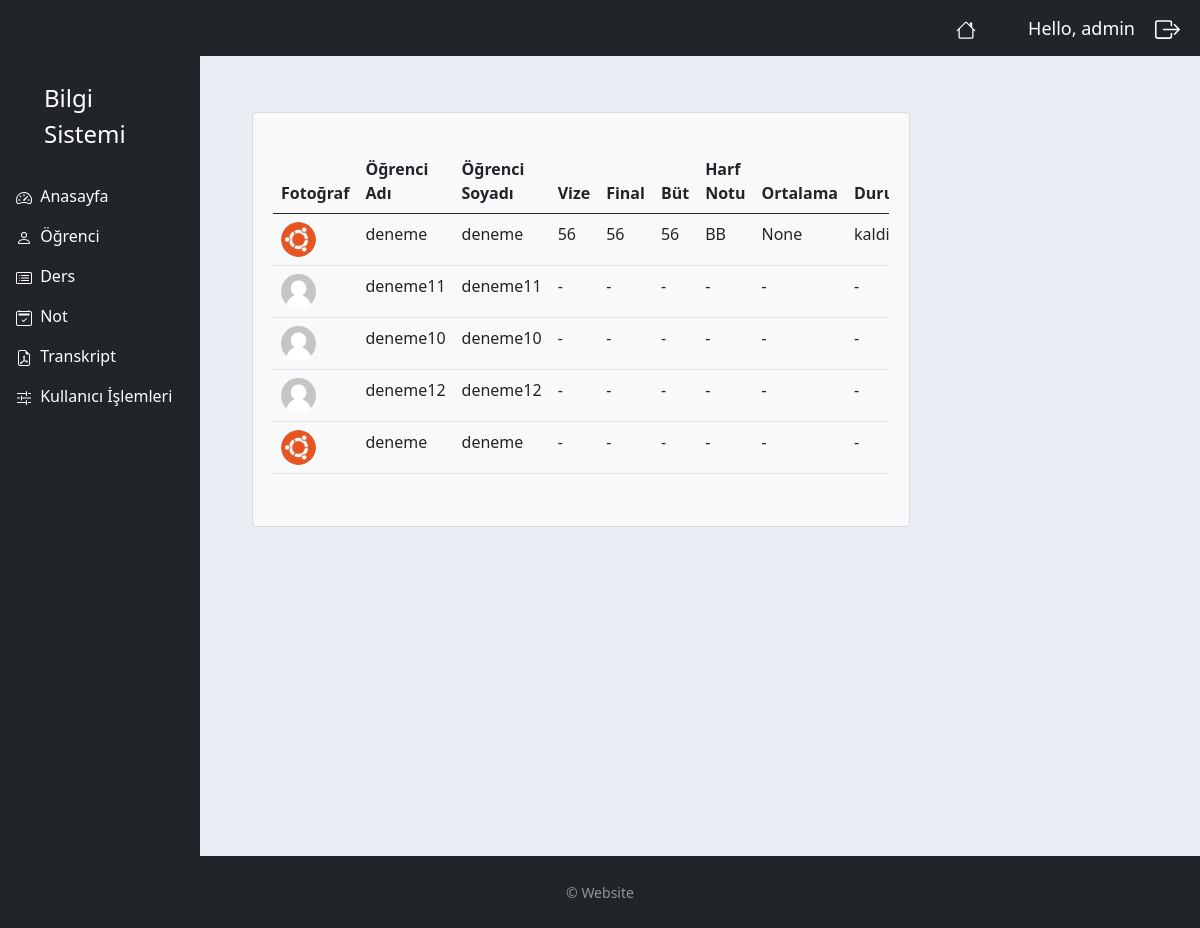
Screenshot of /lesson_period/9/ (signed in) with the database file from the repository.
### myapp/models.py (models this page shows, shortened)
class Notes(models.Model):
    STATUS1 = (
        ('gecti', 'Geçti'),
        ('kaldi', 'Kaldı'),
    )
    STATUS2 = (
        ('AA', 'AA'),
        ('BA', 'BA'),
        ('BB', 'BB'),
        ('CB', 'CB'),
        ('CC', 'CC'),
        ('DC', 'DC'),
        ('DD', 'DD'),
        ('FD', 'FD'),
        ('FF', 'FF'),
    )
    lesson = models.ForeignKey(Lesson, null=True, on_delete=models.SET_NULL)
    student = models.ForeignKey(Student, null=True, on_delete=models.SET_NULL)
    vise = models.IntegerField(null=True, blank=True)
    final = models.IntegerField(null=True, blank=True)
    mkexam = models.IntegerField(null=True, blank=True)
    lettergrade = models.CharField(max_length=2, null=True, choices=STATUS2)
    ort = models.IntegerField(blank=True, null=True)
    status = models.CharField(max_length=5, null=True, choices=STATUS1)

class Student(models.Model):
    user =models.OneToOneField(User, blank=True, null=True, on_delete=models.CASCADE)
    name = models.CharField(max_length=50, null=True)
    surname = models.CharField(max_length=50, null=True)
    num = models.IntegerField(null=True, blank=True)
    grade = models.IntegerField(null=True, blank=True)
    profile_pic = models.ImageField(default="user.jpeg", null=True, blank=True)
    department = models.ManyToManyField(Department)

### myapp/decorators.py (the view)
        def wrapper_func(request, *args, **kwargs):
            group =None
            if request.user.groups.exists():
                group = request.user.groups.all()[0].name
            if group in allowed_roles:
                return view_func(request, *args, **kwargs)
            else:
                return HttpResponse('You are not authorized to view this page')

### myapp/views.py (called while the page is built)
@login_required(login_url='login')
@allowed_users(allowed_roles=['admin'])
def lessonPeriod(request, pk):
    lesson = Lesson.objects.get(id=pk)
    lessons = lesson.student.all()
    notes = lesson.notes_set.all()
    notess = Notes.objects.all()
    myFilter = NotesFilter(request.GET, queryset=notess)
    notess = myFilter.qs
    context = {
        'lessons':lessons,
        'lesson':lesson,
        'notes':notes,
        'notess':notess,
    }
    return render(request, 'accounts/lesson_period.html', context)

### myapp/templates/accounts/lesson_period.html (shortened to what this page needs)
{% extends 'accounts/main.html' %}
{% load static %}
{% block content %}
    <br>
<div class="container-fluid">
    <div class="row">
        <div class="col-md-9">
          <div class="card bg-light ms-3 me-3 mb-3">
          {% if lessons %}
                <div class="card-body m-1">
                    <p class="card-text">
                        <div class="table-responsive">
                            <table class="table table-hover">
                                <thead>
                                    <tr>
                                        <th scope="col">Fotoğraf</th>
                                        <th scope="col">Öğrenci Adı</th>
                                        <th scope="col">Öğrenci Soyadı</th>
                                        <th scope="col">Vize</th>
                                        <th scope="col">Final</th>
                                        <th scope="col">Büt</th>
                                        <th scope="col">Harf Notu</th>
                                        <th scope="col">Ortalama</th>
                                        <th scope="col">Durum</th>
                                    </tr>
                                </thead>
                                <tbody>
                                {% if lessons %}
                                    {% if notes %}
                                        {% for note in notes %}
                                           <tr>
                                                <td><img class="profile-pic1" src="{{ note.student.profile_pic.url }}"></td>
                                                <td>{{ note.student.name }}</td>
                                                <td>{{ note.student.surname }}</td>
                                                <td>{{ note.vise }}</td>
                                                <td>{{ note.final }}</td>
                                                <td>{{ note.mkexam }}</td>
                                                <td>{{ note.lettergrade }}</td>
                                                <td>{{ note.ort }}</td>
                                                <td>{{ note.status }}</td>
                                            </tr>
                                        {% endfor %}
                                        {% for lesson in lessons %}
                                            <tr>
                                                <td><img class="profile-pic1" src="{{ lesson.profile_pic.url }}"></td>
                                                <td>{{ lesson.name }}</td>
                                                <td>{{ lesson.surname }}</td>
                                                <td>-</td>
                                                <td>-</td>
                                                <td>-</td>
                                                <td>-</td>
                                                <td>-</td>
                                                <td>-</td>
                                            </tr>
                                        {% endfor %}
                                    {% endif %}
                                {% endif %}
                                </tbody>
                            </table>
                        </div>
                    </p>
                </div>
            </div>
                {% else %}
                    <p></p>
                    <h5 class="alert alert-primary ms-4 me-4">Öğrenci Kaydı Yok</h5>
                {% endif %}
        </div>
    </div>
</div>
{% endblock content %}

### myapp/templates/accounts/navbar.html (shortened to what this page needs)
{% load static %}
<nav class="navbar navbar-expand-lg navbar-dark bg-dark">
    <span><a href="/" class="nav-link text-white align-middle px-5">
          </a>
    </span>
    <span class="hello-msg">Hello, {{ request.user }} </span>
    <span ><a  class="hello-msg " href="{% url 'logout' %}">
        </a>
    </span>
</nav>

### static/css/main.css (style rules this page uses)
body { background-color: #ebeff5; }

### myapp/templates/accounts/navbar.html (style rules this page uses)
.hello-msg { font-size: 18px; color: #fff; margin-right: 20px; }

### myapp/templates/accounts/lesson_period.html (style rules this page uses)
.profile-pic1 { max-width: 35px; max-height: 35px; margin: 0 auto; border-radius: 50%; }

### myapp/templates/accounts/footer.html (style rules this page uses)
html, body { height: 100%; }

### rows the page displays
Notes: student.profile_pic (picture), student.name "deneme", student.surname "deneme", vise "56", final "56", mkexam "56", lettergrade "BB", ort "None", status "kaldi"
Student: profile_pic (placeholder picture), name "deneme11", surname "deneme11"
Student: profile_pic (placeholder picture), name "deneme10", surname "deneme10"
Student: profile_pic (placeholder picture), name "deneme12", surname "deneme12"
Student: profile_pic (picture), name "deneme", surname "deneme"

### other values shown
{{ request.user }} "admin"
